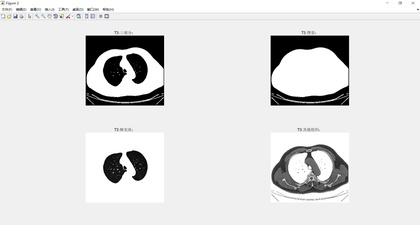
%> input picture 【20190711】图像处理导论/homework/大作业/T3.jpg, 420 x 225 px, shrunk from 1920 x 1030 before the run
$ octave homework1.m   (GNU Octave 9; MATLAB toolbox functions it lacks are replaced by stand-ins)
%> lines starting %> are read from the running program, lines starting %| are printed output that depends on the picture
clear;
pic = imread('t3.jpg');
%> pic is the input picture: size 225x420x3 uint8; mean R, G, B 222.4, 222.4, 222.4
pic1 = rgb2gray(pic);
pic21 = imnoise(pic1,'gaussian',0.01,0);
%目前保持平滑性，仅增加1%扰动，第四个参数不为0则不考虑平滑
pic22 = imnoise(pic21,'salt & pepper',0.08);
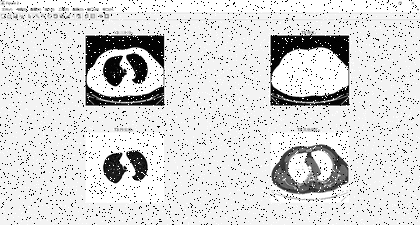
%> pic22: size 225x420 uint8; min 0, max 255, mean 217.2
%第三个参数范围[0,1]，越大噪声越大
%%%%%%%%%%%%%%%%%%%%%%%%%%%%%%%%%%%%%%%
%均值滤波的实现，也可以使用自带函数filter2(fspecial('average',n);,g)/255;
%详见：http://www.voidcn.com/article/p-szxnlgkm-gh.html
%%%%%%%%%%%%%%%%%%%%%%%%%%%%%%%%%%%%%%%
n = 3; %模板大小
template = ones(n);
[height, width] = size(pic22);
%> height = 225; width = 420
x1 = double(pic22);
x2 = x1;
for i = 1:height-n+1
    for j = 1:width-n+1
        c = x1(i:i+n-1,j:j+n-1).*template;
        s = sum(sum(c));
        x2(i+(n-1)/2,j+(n-1)/2) = s/(n*n);
    end
end
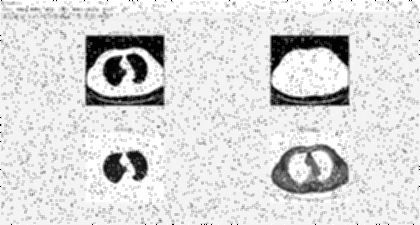
%> x2: size 225x420 double; min 0, max 255, mean 217.2; mean of the top-left, top-right, bottom-left and bottom-right quarters 203.8, 214.3, 227.8, 222.6
pic23 = uint8(x2);
%%%%%%%%%%%%%%%%%%%%%%%%%%%%%%%%%%%%%%%
%中值滤波的实现，也可以使用自带函数medfilt2(g,[n2 n2]);
%%%%%%%%%%%%%%%%%%%%%%%%%%%%%%%%%%%%%%%
[height, width] = size(pic23);
x3 = double(pic23);
x4 = x3;
for i = 1:height-n+1
    for j = 1:width-n+1
        c = x1(i:i+n-1,j:j+n-1);
        e = c(1,:);
        for k = 2:n
            e = [e, c(k, :)];
        end
        tmp = median(e);
        x4(i+(n-1)/2,j+(n-1)/2) = tmp;
    end
end
pic24 = uint8(x4);


figure;
subplot(2,2,1);imshow(pic21);title('1.高斯噪声(基于原图):');
subplot(2,2,2);imshow(pic22);title('2.椒盐噪声(基于图1):');
subplot(2,2,3);imshow(pic23);title('3.均值滤波(基于图2):');
subplot(2,2,4);imshow(pic24);title('4.中值滤波(基于图3):');
